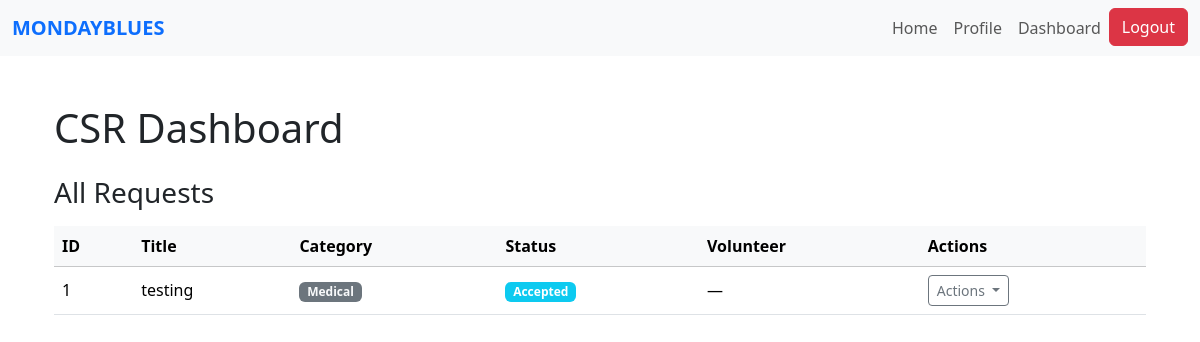
Page /csr/dashboard (signed in) on the committed database.
### website/models.py (models this page shows)
class Request(db.Model):
    id = db.Column(db.Integer, primary_key=True)
    title = db.Column(db.String(150), nullable=False)
    description = db.Column(db.Text, nullable=False)
    category_id = db.Column(db.Integer, db.ForeignKey('category.id'), nullable=False)
    category = db.relationship('Category', backref='requests')
    status = db.Column(db.String(20), default='Pending')  # Pending, Accepted, Completed
    scheduled_datetime = db.Column(db.DateTime, nullable=False)
    view_count = db.Column(db.Integer, default=0)
    date_created = db.Column(db.DateTime, default=datetime.utcnow)
    user_id = db.Column(db.Integer, db.ForeignKey('user.id'), nullable=False)
    volunteer_id = db.Column(db.Integer, db.ForeignKey('volunteer.id'), nullable=True)
    user = db.relationship('User', backref=db.backref('requests', lazy=True, cascade='all, delete-orphan'), lazy=True)
    volunteer = db.relationship('Volunteer', backref=db.backref('assigned_requests', lazy=True), lazy=True)

class Category(db.Model):
    id = db.Column(db.Integer, primary_key=True)
    name = db.Column(db.String(100), unique=True, nullable=False)
    description = db.Column(db.String(250))
    date_created = db.Column(db.DateTime, default=datetime.utcnow)

### website/csr.py (the view)
@csr.route('/csr/dashboard')
def csr_dashboard():
    if current_user.role != 'CSR':
        flash('Only CSR can access!', 'danger')
        return redirect(url_for('views.home'))
    categories = Category.query.order_by(Category.name).all()
    requests = Request.query.order_by(Request.date_created.desc()).all()
    requests_with_users = [(req, req.user) for req in requests]
    volunteers = Volunteer.query.join(User).filter(
        User.role == 'Volunteer'
    ).all()
    users = User.query.all()
    volunteers = Volunteer.query.all()
    for v in volunteers:
        print(f"{v.user.name}: is_available = {v.is_available}")
    return render_template('csr_dashboard.html',
                         categories=categories,
                         requests_with_users=requests_with_users,
                         volunteers=volunteers,
                         users=users)

### website/templates/csr_dashboard.html (shortened to what this page needs)
{% extends "base.html" %}
{% block content %}
<div class="container mt-5">
    <h1 class="mb-4">CSR Dashboard</h1>
    <h3 class="mb-3">All Requests</h3>
    <div class="table-responsive">
        <table class="table table-hover align-middle">
            <thead class="table-light sticky-top">
                <tr>
                    <th>ID</th>
                    <th>Title</th>
                    <th>Category</th>
                    <th>Status</th>
                    <th>Volunteer</th>
                    <th>Actions</th>
                </tr>
            </thead>
            <tbody>
                {% for req, user in requests_with_users %}
                <tr>
                    <td>{{ req.id }}</td>
                    <td>{{ req.title }}</td>
                    <td>
                        <span class="badge bg-secondary text-light">{{ req.category.name }}</span>
                    </td>
                    <td>
                        {% if req.status == 'Pending' %}
                            <span class="badge bg-warning text-dark">Pending</span>
                        {% elif req.status == 'Accepted' %}
                            <span class="badge bg-info">Accepted</span>
                        {% elif req.status == 'Assigned' %}
                            <span class="badge bg-primary">Assigned</span>
                        {% elif req.status == 'In Progress' %}
                            <span class="badge bg-secondary">In Progress</span>
                        {% elif req.status == 'Completed' %}
                            <span class="badge bg-success">Completed</span>
                        {% endif %}
                    </td>
                    <td>{{ req.volunteer.user.name if req.volunteer else '—' }}</td>
                    <td>
                        <div class="dropdown position-static">
                            <button class="btn btn-sm btn-outline-secondary dropdown-toggle" type="button" data-bs-toggle="dropdown" aria-expanded="false">
                                Actions
                            </button>
                        </div>
                    </td>
                </tr>
                {% endfor %}
        </table>
    </div>
</div>
<link rel="stylesheet" href="https://cdn.jsdelivr.net/npm/bootstrap-icons@1.10.0/font/bootstrap-icons.css">
{% endblock %}

### rows in the picture
Request: id "1", title "testing", category.name "Medical", status "Accepted", volunteer.user "—"
